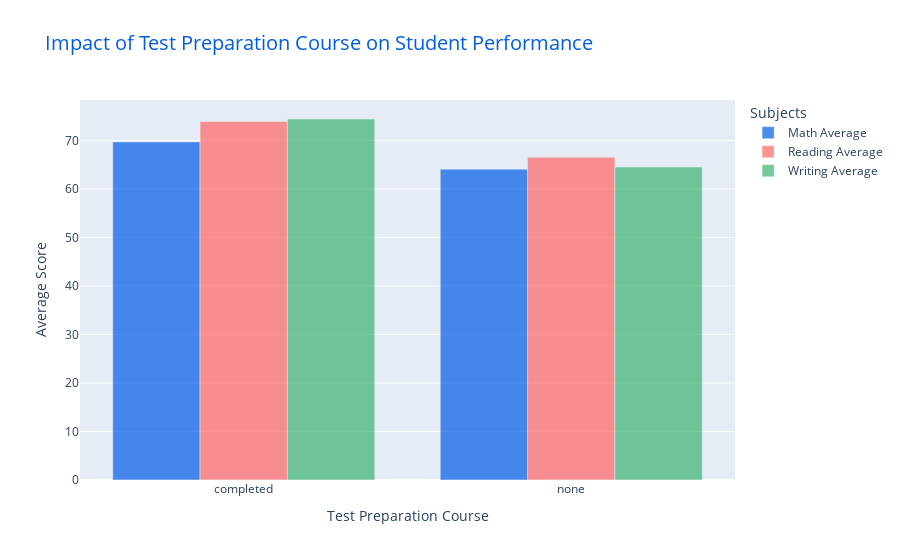

Notebook source saved alongside this figure:
### Code cell
# Create a bar plot for each subject
fig = go.Figure()

# Bar Plot for Math Average
fig.add_trace(go.Bar(
    x=mean_score.index, y=mean_score['math_score'], name="Math Average", marker=dict(color='rgba(0, 92, 230, 0.7)')
))

# Bar Plot for Reading Average
fig.add_trace(go.Bar(
    x=mean_score.index, y=mean_score['reading_score'], name="Reading Average", marker=dict(color='rgba(255, 102, 102, 0.7)')
))

# Bar Plot for Writing Average
fig.add_trace(go.Bar(
    x=mean_score.index, y=mean_score['writing_score'], name="Writing Average", marker=dict(color='rgba(60, 179, 113, 0.7)')
))

fig.update_layout(
    title="Impact of Test Preparation Course on Student Performance",
    xaxis_title="Test Preparation Course",
    yaxis_title="Average Score",
    barmode='group',  # Group bars together
    title_font=dict(size=20, color='#005ce6'),
    legend_title="Subjects",
    showlegend=True  # Show legend to distinguish subjects
)

fig.show()

### Figure 1 — Plotly figure (JSON) as saved in the notebook; plotly's stock layout.template omitted (floating-point values rounded to 4 significant figures)
{"data": [{"marker": {"color": "rgba(0, 92, 230, 0.7)"}, "name": "Math Average", "type": "bar", "x": ["completed", "none"], "y": [69.7, 64.08]}, {"marker": {"color": "rgba(255, 102, 102, 0.7)"}, "name": "Reading Average", "type": "bar", "x": ["completed", "none"], "y": [73.89, 66.53]}, {"marker": {"color": "rgba(60, 179, 113, 0.7)"}, "name": "Writing Average", "type": "bar", "x": ["completed", "none"], "y": [74.42, 64.5]}], "layout": {"barmode": "group", "legend": {"title": {"text": "Subjects"}}, "showlegend": true, "title": {"font": {"color": "#005ce6", "size": 20}, "text": "Impact of Test Preparation Course on Student Performance"}, "xaxis": {"title": {"text": "Test Preparation Course"}}, "yaxis": {"title": {"text": "Average Score"}}}}
